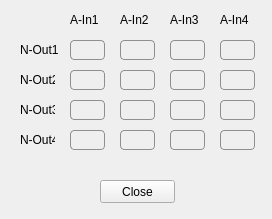
<?xml version="1.0" encoding="UTF-8"?>
<ui version="4.0">
 <class>Amp_Mic_Quad_Mixer</class>
 <widget class="QDialog" name="Amp_Mic_Quad_Mixer">
  <property name="geometry">
   <rect>
    <x>0</x>
    <y>0</y>
    <width>272</width>
    <height>219</height>
   </rect>
  </property>
  <property name="windowTitle">
   <string>Dialog</string>
  </property>
  <widget class="QWidget" name="widget" native="true">
   <property name="geometry">
    <rect>
     <x>0</x>
     <y>0</y>
     <width>271</width>
     <height>161</height>
    </rect>
   </property>
   <property name="styleSheet">
    <string notr="true">QPushButton {
     border: 1px solid #8f8f91;
     border-radius: 4px;
     background-color: qlineargradient(x1: 0, y1: 0, x2: 0, y2: 1,
                                       stop: 0 #f6f7fa, stop: 1 #dadbde);
 }

 QPushButton:pressed {
     background-color: qlineargradient(x1: 0, y1: 0, x2: 0, y2: 1,
                                       stop: 0 #dadbde, stop: 1 #f6f7fa);
 }
QPushButton:checked{
	background-color: rgb(0, 178, 0);
}</string>
   </property>
   <widget class="QLabel" name="label_out1">
    <property name="geometry">
     <rect>
      <x>20</x>
      <y>40</y>
      <width>40</width>
      <height>20</height>
     </rect>
    </property>
    <property name="text">
     <string>N-Out1</string>
    </property>
   </widget>
   <widget class="QPushButton" name="NOut1_AIn3">
    <property name="geometry">
     <rect>
      <x>170</x>
      <y>40</y>
      <width>35</width>
      <height>20</height>
     </rect>
    </property>
    <property name="text">
     <string/>
    </property>
    <property name="checkable">
     <bool>true</bool>
    </property>
   </widget>
   <widget class="QLabel" name="label_out2">
    <property name="geometry">
     <rect>
      <x>20</x>
      <y>70</y>
      <width>35</width>
      <height>20</height>
     </rect>
    </property>
    <property name="text">
     <string>N-Out2</string>
    </property>
   </widget>
   <widget class="QPushButton" name="NOut3_AIn2">
    <property name="geometry">
     <rect>
      <x>120</x>
      <y>100</y>
      <width>35</width>
      <height>20</height>
     </rect>
    </property>
    <property name="text">
     <string/>
    </property>
    <property name="checkable">
     <bool>true</bool>
    </property>
   </widget>
   <widget class="QPushButton" name="NOut4_AIn3">
    <property name="geometry">
     <rect>
      <x>170</x>
      <y>130</y>
      <width>35</width>
      <height>20</height>
     </rect>
    </property>
    <property name="text">
     <string/>
    </property>
    <property name="checkable">
     <bool>true</bool>
    </property>
   </widget>
   <widget class="QPushButton" name="NOut2_AIn2">
    <property name="geometry">
     <rect>
      <x>120</x>
      <y>70</y>
      <width>35</width>
      <height>20</height>
     </rect>
    </property>
    <property name="text">
     <string/>
    </property>
    <property name="checkable">
     <bool>true</bool>
    </property>
   </widget>
   <widget class="QPushButton" name="NOut1_AIn2">
    <property name="geometry">
     <rect>
      <x>120</x>
      <y>40</y>
      <width>35</width>
      <height>20</height>
     </rect>
    </property>
    <property name="text">
     <string/>
    </property>
    <property name="checkable">
     <bool>true</bool>
    </property>
   </widget>
   <widget class="QPushButton" name="NOut2_AIn4">
    <property name="geometry">
     <rect>
      <x>220</x>
      <y>70</y>
      <width>35</width>
      <height>20</height>
     </rect>
    </property>
    <property name="text">
     <string/>
    </property>
    <property name="checkable">
     <bool>true</bool>
    </property>
   </widget>
   <widget class="QPushButton" name="NOut4_AIn2">
    <property name="geometry">
     <rect>
      <x>120</x>
      <y>130</y>
      <width>35</width>
      <height>20</height>
     </rect>
    </property>
    <property name="text">
     <string/>
    </property>
    <property name="checkable">
     <bool>true</bool>
    </property>
   </widget>
   <widget class="QPushButton" name="NOut1_AIn1">
    <property name="geometry">
     <rect>
      <x>70</x>
      <y>40</y>
      <width>35</width>
      <height>20</height>
     </rect>
    </property>
    <property name="text">
     <string/>
    </property>
    <property name="checkable">
     <bool>true</bool>
    </property>
   </widget>
   <widget class="QPushButton" name="NOut1_AIn4">
    <property name="geometry">
     <rect>
      <x>220</x>
      <y>40</y>
      <width>35</width>
      <height>20</height>
     </rect>
    </property>
    <property name="text">
     <string/>
    </property>
    <property name="checkable">
     <bool>true</bool>
    </property>
   </widget>
   <widget class="QPushButton" name="NOut2_AIn1">
    <property name="geometry">
     <rect>
      <x>70</x>
      <y>70</y>
      <width>35</width>
      <height>20</height>
     </rect>
    </property>
    <property name="text">
     <string/>
    </property>
    <property name="checkable">
     <bool>true</bool>
    </property>
   </widget>
   <widget class="QLabel" name="label_out3">
    <property name="geometry">
     <rect>
      <x>20</x>
      <y>100</y>
      <width>35</width>
      <height>20</height>
     </rect>
    </property>
    <property name="text">
     <string>N-Out3</string>
    </property>
   </widget>
   <widget class="QPushButton" name="NOut3_AIn4">
    <property name="geometry">
     <rect>
      <x>220</x>
      <y>100</y>
      <width>35</width>
      <height>20</height>
     </rect>
    </property>
    <property name="text">
     <string/>
    </property>
    <property name="checkable">
     <bool>true</bool>
    </property>
   </widget>
   <widget class="QLabel" name="label_out4">
    <property name="geometry">
     <rect>
      <x>20</x>
      <y>130</y>
      <width>35</width>
      <height>20</height>
     </rect>
    </property>
    <property name="text">
     <string>N-Out4</string>
    </property>
   </widget>
   <widget class="QLabel" name="label_in1">
    <property name="geometry">
     <rect>
      <x>70</x>
      <y>10</y>
      <width>35</width>
      <height>20</height>
     </rect>
    </property>
    <property name="text">
     <string>A-In1</string>
    </property>
   </widget>
   <widget class="QPushButton" name="NOut4_AIn4">
    <property name="geometry">
     <rect>
      <x>220</x>
      <y>130</y>
      <width>35</width>
      <height>20</height>
     </rect>
    </property>
    <property name="text">
     <string/>
    </property>
    <property name="checkable">
     <bool>true</bool>
    </property>
   </widget>
   <widget class="QLabel" name="label_in4">
    <property name="geometry">
     <rect>
      <x>220</x>
      <y>10</y>
      <width>35</width>
      <height>20</height>
     </rect>
    </property>
    <property name="text">
     <string>A-In4</string>
    </property>
   </widget>
   <widget class="QPushButton" name="NOut3_AIn3">
    <property name="geometry">
     <rect>
      <x>170</x>
      <y>100</y>
      <width>35</width>
      <height>20</height>
     </rect>
    </property>
    <property name="text">
     <string/>
    </property>
    <property name="checkable">
     <bool>true</bool>
    </property>
   </widget>
   <widget class="QLabel" name="label_in3">
    <property name="geometry">
     <rect>
      <x>170</x>
      <y>10</y>
      <width>35</width>
      <height>20</height>
     </rect>
    </property>
    <property name="text">
     <string>A-In3</string>
    </property>
   </widget>
   <widget class="QPushButton" name="NOut4_AIn1">
    <property name="geometry">
     <rect>
      <x>70</x>
      <y>130</y>
      <width>35</width>
      <height>20</height>
     </rect>
    </property>
    <property name="text">
     <string/>
    </property>
    <property name="checkable">
     <bool>true</bool>
    </property>
   </widget>
   <widget class="QLabel" name="label_in2">
    <property name="geometry">
     <rect>
      <x>120</x>
      <y>10</y>
      <width>35</width>
      <height>20</height>
     </rect>
    </property>
    <property name="text">
     <string>A-In2</string>
    </property>
   </widget>
   <widget class="QPushButton" name="NOut2_AIn3">
    <property name="geometry">
     <rect>
      <x>170</x>
      <y>70</y>
      <width>35</width>
      <height>20</height>
     </rect>
    </property>
    <property name="text">
     <string/>
    </property>
    <property name="checkable">
     <bool>true</bool>
    </property>
   </widget>
   <widget class="QPushButton" name="NOut3_AIn1">
    <property name="geometry">
     <rect>
      <x>70</x>
      <y>100</y>
      <width>35</width>
      <height>20</height>
     </rect>
    </property>
    <property name="text">
     <string/>
    </property>
    <property name="checkable">
     <bool>true</bool>
    </property>
   </widget>
  </widget>
  <widget class="QPushButton" name="Close">
   <property name="geometry">
    <rect>
     <x>100</x>
     <y>180</y>
     <width>75</width>
     <height>23</height>
    </rect>
   </property>
   <property name="text">
    <string>Close</string>
   </property>
  </widget>
 </widget>
 <resources/>
 <connections/>
</ui>
